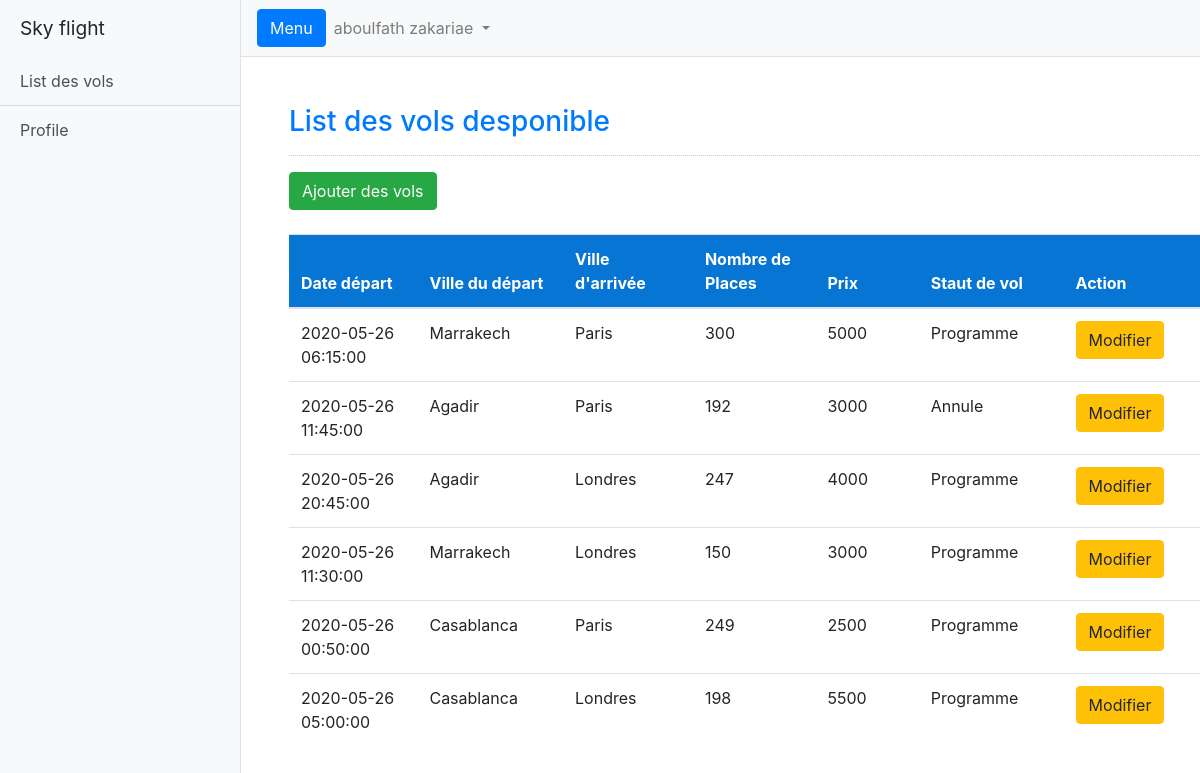
The app's page /view/admin.php (signed in) with its own data.
### tables this page shows
CREATE TABLE `vols` (
  `id` int(11) NOT NULL,
  `depart` varchar(254) DEFAULT NULL,
  `destination` varchar(254) DEFAULT NULL,
  `date_depart` timestamp NULL DEFAULT NULL,
  `num_place` int(11) DEFAULT NULL,
  `prix` int(11) DEFAULT NULL,
  `statut` varchar(100) NOT NULL
);

### model/volsclass.php (called while the page is built, shortened)
<?php
 class Vol{
		function __construct() {
			$this->conn = new mysqli("localhost","root","","gestion_reservations");
		}
		function vol_show_all() {
			$query = "SELECT * from vols";
			$stmt = $this->conn->prepare($query);
			$stmt->execute();
			$result = $stmt->get_result();
			return  $result;
		}
}
?>

### view/admin.php (the view, shortened to what this page needs)
<?php
include('../model/volsclass.php');
?>
<!DOCTYPE html>
<html lang="en">
<head>
	<link rel="stylesheet" href="https://stackpath.bootstrapcdn.com/bootstrap/4.4.1/css/bootstrap.min.css"
>
	<link href="../public/css/simple-sidebar.css" rel="stylesheet">
	<link type="text/css" rel="stylesheet" href="../public/css/table.css" />
</head>
<body>
	<div class="d-flex" id="wrapper">
		<div class="bg-light border-right" id="sidebar-wrapper">
			<div class="sidebar-heading">Sky flight </div>
			<div class="list-group list-group-flush">
				<a href="admin.php" class="list-group-item list-group-item-action bg-light">List des vols</a>
				<a href="admin_profile.php" class="list-group-item list-group-item-action bg-light">Profile</a>
			</div>
		</div>
		<div id="page-content-wrapper">
		<nav class="navbar navbar-expand-lg navbar-light bg-light border-bottom">
                <button class="btn btn-primary" id="menu-toggle"> Menu</button>
                <div class="collapse navbar-collapse" id="navbarSupportedContent">
                    <?php if (isset($_SESSION['nom']) && isset($_SESSION['prenom']) && isset($_SESSION['statut'])) {?>
                    <ul class="navbar-nav ">
                        <li class="nav-item dropdown">
                            <a class="nav-link dropdown-toggle" href="#" id="navbarDropdown" role="button"
                                data-toggle="dropdown" aria-haspopup="true" aria-expanded="false">
                                <?= $_SESSION["nom"]; ?> <?= $_SESSION["prenom"]; ?>
                            </a>
                        </li>
                    </ul>
                    <?php }; ?>
            </nav>
			<div class="col-md-12 well"  style="margin: 3%;padding: 2%;">
				<h3 class="text-primary">List des vols desponible</h3>
				<hr style="border-top:1px dotted #ccc;" />
				<button type="button" class="btn btn-success" data-toggle="modal" data-target="#form_modal"> Ajouter des vols</button>
				<br /><br />
				<table class="table " id="table" >
					<thead class="alert-success">
						<tr>
							<th>Date départ</th>
							<th>Ville du départ</th>
							<th>Ville d'arrivée</th>
							<th>Nombre de Places</th>
							<th>Prix</th>
							<th>Staut de vol</th>
							<th>Action</th>
						</tr>
					</thead>
					<tbody style="background-color:#fff;">
						<?php
						$vol = new Vol();
   						$res = $vol -> vol_show_all();
					while($fetch = mysqli_fetch_array($res)){
				?>
						<tr>
							<td><?php echo $fetch['date_depart']?></td>
							<td><?php echo $fetch['depart']?></td>
							<td><?php echo $fetch['destination']?></td>
							<td><?php echo $fetch['num_place']?></td>
							<td><?php echo $fetch['prix']?></td>
							<td><?php echo $fetch['statut']?></td>
							<td><button class="btn btn-warning" data-toggle="modal" type="button"
									data-target="#update_modal<?php echo $fetch['id']?>"> Modifier</button></td>
						</tr>
						<?php
					include 'vol_update.php';
					}
				?>
</body>
</html>

### public/css/simple-sidebar.css (style rules this page uses)
body { overflow-x: hidden; }
#sidebar-wrapper { min-height: 100vh; margin-left: -15rem; -webkit-transition: margin .25s ease-out; -moz-transition: margin .25s ease-out; -o-transition: margin .25s ease-out; transition: margin .25s ease-out; }
#sidebar-wrapper .sidebar-heading { padding: 0.875rem 1.25rem; font-size: 1.2rem; }
#sidebar-wrapper .list-group { width: 15rem; }
#page-content-wrapper { min-width: 100vw; }
@media (min-width: 768px) { #sidebar-wrapper { margin-left: 0; } }
@media (min-width: 768px) { #page-content-wrapper { min-width: 0; width: 100%; } }

### public/css/table.css (style rules this page uses)
#table th { padding-top: 12px; padding-bottom: 12px; text-align: left; background-color: #0775d4; color: white; width: 400px; }

### records on screen
vols: date_depart "2020-05-26 06:15:00", depart "Marrakech", destination "Paris", num_place "300", prix "5000", statut "Programme"
vols: date_depart "2020-05-26 11:45:00", depart "Agadir", destination "Paris", num_place "192", prix "3000", statut "Annule"
vols: date_depart "2020-05-26 20:45:00", depart "Agadir", destination "Londres", num_place "247", prix "4000", statut "Programme"
vols: date_depart "2020-05-26 11:30:00", depart "Marrakech", destination "Londres", num_place "150", prix "3000", statut "Programme"
vols: date_depart "2020-05-26 00:50:00", depart "Casablanca", destination "Paris", num_place "249", prix "2500", statut "Programme"
vols: date_depart "2020-05-26 05:00:00", depart "Casablanca", destination "Londres", num_place "198", prix "5500", statut "Programme"

### other values on screen
$_SESSION["nom"] "aboulfath"
$_SESSION["prenom"] "zakariae"
